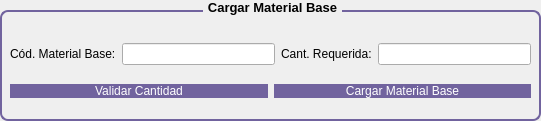
  <widget class="QGroupBox" name="groupBox_MaterialBase">
   <property name="geometry">
    <rect>
     <x>290</x>
     <y>300</y>
     <width>541</width>
     <height>121</height>
    </rect>
   </property>
   <property name="font">
    <font>
     <pointsize>10</pointsize>
     <weight>75</weight>
     <bold>true</bold>
    </font>
   </property>
   <property name="styleSheet">
    <string notr="true">QGroupBox {
    border: 2px solid rgb(113, 99, 158);
    border-radius: 8px;
    margin-top: 10px;
}

QGroupBox::title {
    subcontrol-origin: margin;
    subcontrol-position: top center;
    padding: 0 3px;
}</string>
   </property>
   <property name="title">
    <string>Cargar Material Base</string>
   </property>
   <widget class="QWidget" name="layoutWidget_2">
    <property name="geometry">
     <rect>
      <x>10</x>
      <y>30</y>
      <width>521</width>
      <height>81</height>
     </rect>
    </property>
    <layout class="QVBoxLayout" name="verticalLayout_9">
     <item>
      <layout class="QHBoxLayout" name="horizontalLayout">
       <item>
        <widget class="QLabel" name="label_3">
         <property name="text">
          <string>Cód. Material Base:</string>
         </property>
        </widget>
       </item>
       <item>
        <widget class="QLineEdit" name="txtMaterialBase_integrado"/>
       </item>
       <item>
        <widget class="QLabel" name="label_4">
         <property name="text">
          <string>Cant. Requerida:</string>
         </property>
        </widget>
       </item>
       <item>
        <widget class="QLineEdit" name="txtCantReq_integrado"/>
       </item>
      </layout>
     </item>
     <item>
      <layout class="QHBoxLayout" name="horizontalLayout_4">
       <item>
        <widget class="QPushButton" name="btnValidar_integrado">
         <property name="cursor">
          <cursorShape>PointingHandCursor</cursorShape>
         </property>
         <property name="styleSheet">
          <string notr="true">QPushButton {
background-color: rgb(113, 99, 158);
color: rgb(255, 255, 255);
border-radius:8px
}
QPushButton:hover {
	background-color: qconicalgradient(cx:0.5, cy:0.5, angle:0, stop:0 rgba(35, 40, 3, 255), stop:0.16 rgba(136, 106, 22, 255), stop:0.225 rgba(166, 140, 41, 255), stop:0.285 rgba(204, 181, 74, 255), stop:0.345 rgba(235, 219, 102, 255), stop:0.415 rgba(245, 236, 112, 255), stop:0.52 rgba(209, 190, 76, 255), stop:0.57 rgba(187, 156, 51, 255), stop:0.635 rgba(168, 142, 42, 255), stop:0.695 rgba(202, 174, 68, 255), stop:0.75 rgba(218, 202, 86, 255), stop:0.815 rgba(208, 187, 73, 255), stop:0.88 rgba(187, 156, 51, 255), stop:0.935 rgba(137, 108, 26, 255), stop:1 rgba(35, 40, 3, 255));
}</string>
         </property>
         <property name="text">
          <string>Validar Cantidad</string>
         </property>
        </widget>
       </item>
       <item>
        <widget class="QPushButton" name="btnCargar_integrado">
         <property name="cursor">
          <cursorShape>PointingHandCursor</cursorShape>
         </property>
         <property name="styleSheet">
          <string notr="true">QPushButton {
background-color: rgb(113, 99, 158);
color: rgb(255, 255, 255);
border-radius:8px
}
QPushButton:hover {
	background-color: qconicalgradient(cx:0.5, cy:0.5, angle:0, stop:0 rgba(35, 40, 3, 255), stop:0.16 rgba(136, 106, 22, 255), stop:0.225 rgba(166, 140, 41, 255), stop:0.285 rgba(204, 181, 74, 255), stop:0.345 rgba(235, 219, 102, 255), stop:0.415 rgba(245, 236, 112, 255), stop:0.52 rgba(209, 190, 76, 255), stop:0.57 rgba(187, 156, 51, 255), stop:0.635 rgba(168, 142, 42, 255), stop:0.695 rgba(202, 174, 68, 255), stop:0.75 rgba(218, 202, 86, 255), stop:0.815 rgba(208, 187, 73, 255), stop:0.88 rgba(187, 156, 51, 255), stop:0.935 rgba(137, 108, 26, 255), stop:1 rgba(35, 40, 3, 255));
}</string>
         </property>
         <property name="text">
          <string>Cargar Material Base</string>
         </property>
        </widget>
       </item>
      </layout>
     </item>
    </layout>
   </widget>
  </widget>
